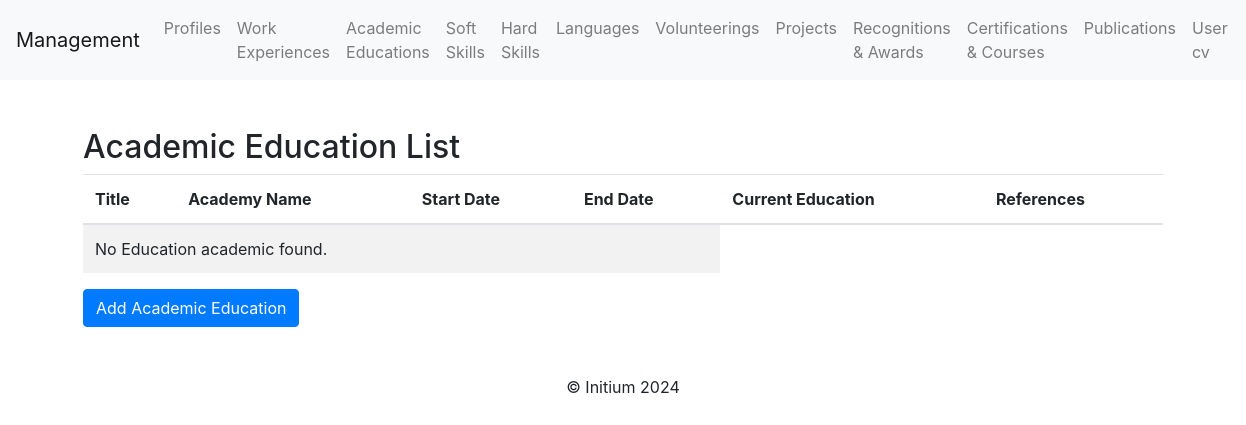
/academic_educations/, run on an earlier commit of the app's database.
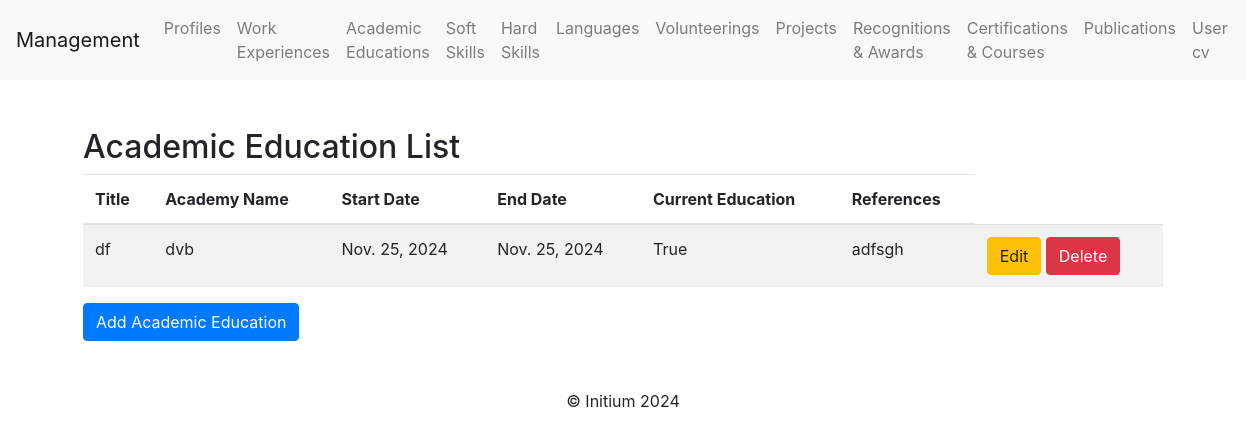
And on a later commit of the database.
### profile_cv/models.py (models this page shows, shortened)
class AcademicEducation(models.Model):
    title = models.CharField(max_length=255)  # Title of the education
    academy_name = models.CharField(max_length=255)  # Name of the academy
    start_date = models.DateField()  # Start date
    end_date = models.DateField(blank=True, null=True)  # Optional end date
    current_education = models.BooleanField(blank=True, null=True)  # Current education
    references = models.TextField(blank=True, null=True)  # Optional references

### profile_cv/views.py (the view)
# urls.py: path('academic_educations/', academic_education_list, name='academic_education_list'),
def academic_education_list(request):
    academic_educations = AcademicEducation.objects.all()
    return render(request, "academic_education/academic_education_list.html", {"academic_educations": academic_educations})

### profile_cv/templates/academic_education/academic_education_list.html (shortened to what this page needs)
{% extends 'base.html' %}
{% block content %}
<div class="container mt-5">
    <h2>Academic Education List</h2>
    <table class="table table-striped">
        <thead>
            <tr>
                <th>Title</th>
                <th>Academy Name</th>
                <th>Start Date</th>
                <th>End Date</th>
                <th>Current Education</th>
                <th>References</th>
            </tr>
        </thead>
        <tbody>
            {% for education in academic_educations %}
            <tr>
                <td>{{ education.title }}</td>
                <td>{{ education.academy_name }}</td>
                <td>{{ education.start_date }}</td>
                <td>{{ education.end_date }}</td>
                <td>{{ education.current_education }}</td>
                <td>{{ education.references }}</td>
                <td>
                    <a class="btn btn-warning" href="{% url 'academic_education_update' education.pk %}">Edit</a>
                    <a class="btn btn-danger" href="{% url 'academic_education_delete' education.pk %}">Delete</a>
                </td>
            </tr>
            {% empty %}
            <tr>
                <td colspan="4">No Education academic found.</td>
            </tr>
            {% endfor %}
        </tbody>
    </table>
    <a class="btn btn-primary" href="{% url 'academic_education_create' %}">Add Academic Education</a>
</div>
{% endblock %}

What changed in the data, as far as the page shows it:
added AcademicEducation: title "df", academy_name "dvb", start_date "Nov. 25, 2024", end_date "Nov. 25, 2024", current_education "True", references "adfsgh"
Also different on the page:
text no longer shown: "No Education academic found."
